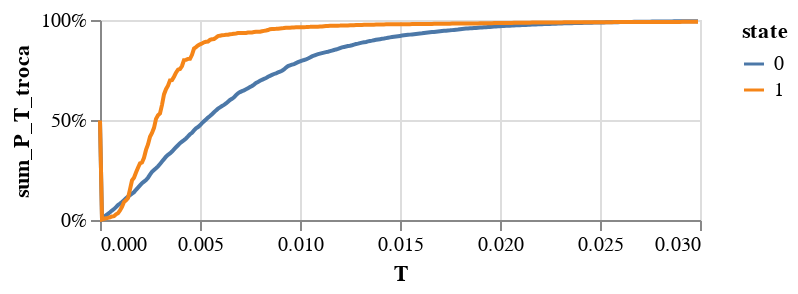

Notebook code cell kept with this figure:
### Code cell
alt.Chart(db_mean).mark_line().encode(
    x = 'T',
    y = alt.Y('sum_P_T_troca').axis(format = '%'),
    color = 'state:N',
).properties(height = 100).resolve_scale(y = 'independent')

### Figure 1 — Vega-Lite specification as saved in the notebook (floating-point values rounded to 4 significant figures; data arrays with more than 128 entries replaced by an {"elided": "..."} marker saying what was removed)
{"config": {"view": {"continuousWidth": 300, "continuousHeight": 300}}, "data": {"name": "data-ec1770d5997ea4082aab03fbbeed6813"}, "mark": {"type": "line"}, "encoding": {"color": {"field": "state", "type": "nominal"}, "x": {"field": "T", "type": "quantitative"}, "y": {"axis": {"format": "%"}, "field": "sum_P_T_troca", "type": "quantitative"}}, "height": 100, "resolve": {"scale": {"y": "independent"}}, "$schema": "https://vega.github.io/schema/vega-lite/v5.17.0.json", "datasets": {"data-ec1770d5997ea4082aab03fbbeed6813": {"elided": "600 records"}}}
